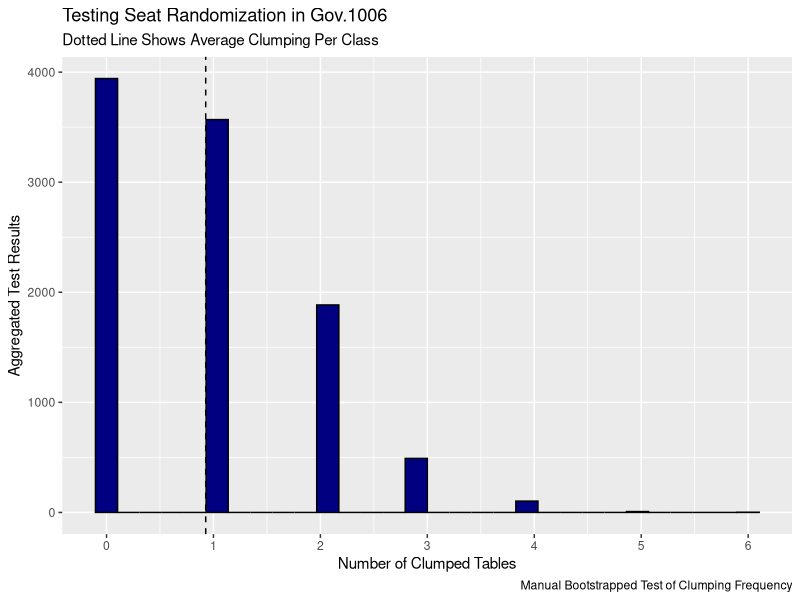

R code for this plot:
## ---- chunk 1
knitr::opts_chunk$set(echo = TRUE)

library(tidyverse)
## ---- chunk 2
# ignored messages because geom_histogram was complaining about 
# the nature of our discrete data

num_men <- rep(0,14)
num_women <- rep(1,16)
class_1 <- seq(1, 7)
class_2 <- seq(7,8)

x = c(num_men,num_women)

reps = 10000

compositions <- vector("numeric", reps)

for (q in 1:reps) {
 
compositions[q] <- data.frame(gender = sample(x, 30),
                     table = c(rep(class_1, 4), 8,8)) %>% 
  group_by(table) %>% 
  summarize(num_women = sum(gender)) %>% 
  mutate(clumps = ifelse(num_women %in% c(0,4), yes = 1, no = 0)) %>% 
  summarise(prop_clumps = mean(clumps))
}

compositions <- data.frame(t(as.data.frame(compositions))*8, seq_along(t(as.data.frame(compositions))))

# plot here
mn <- mean(compositions$t.as.data.frame.compositions.....8)


compositions %>% 
  ggplot(aes(x = t.as.data.frame.compositions.....8)) +
  geom_histogram(color = "black", fill = "navy") +
  geom_vline(xintercept = mn, linetype = 2) +
  labs(title = "Testing Seat Randomization in Gov.1006",
       subtitle = "Dotted Line Shows Average Clumping Per Class",
       x = "Number of Clumped Tables",
       y = "Aggregated Test Results",
       caption = "Manual Bootstrapped Test of Clumping Frequency") +
  scale_x_continuous(breaks = seq(0,6, by = 1))

